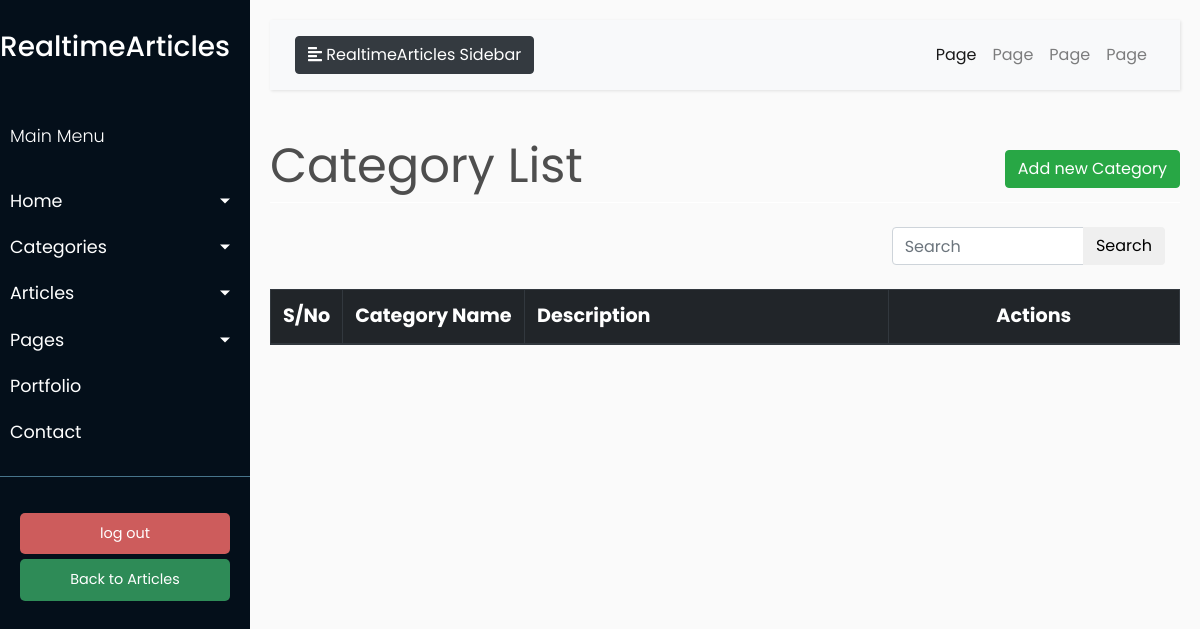
Page /category_list (signed in) on the earlier database version.
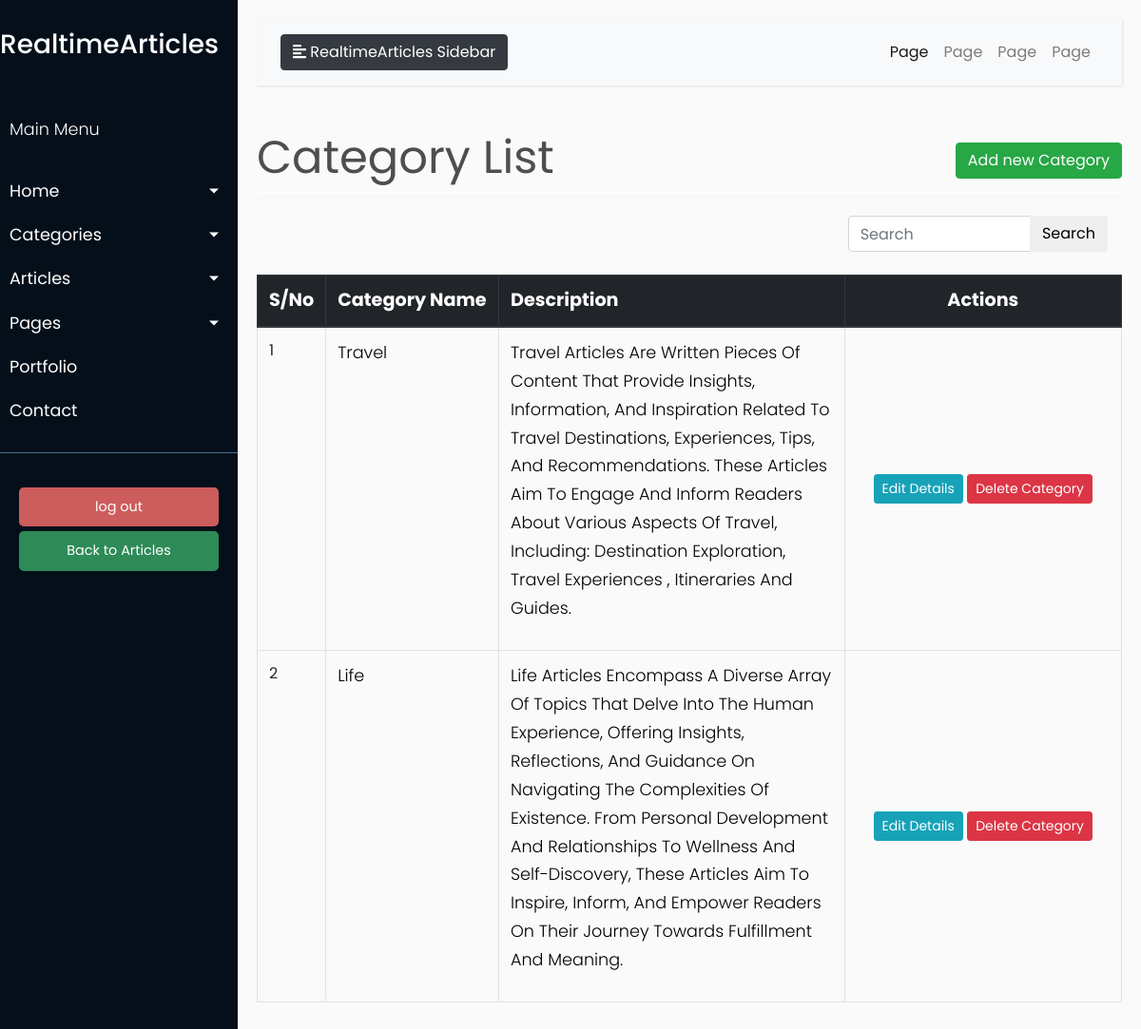
Same page on the later database version.
### models/models.py (models this page shows, shortened)
class Category(db.Model):
    __tablename__ = 'category'
    id = db.Column(db.Integer, primary_key=True)
    name = db.Column(db.String(50), unique=True, nullable=False)
    description = db.Column(db.Text)

### blueprints/article.py (the view)
@article.route('/category_list')
@login_required
def category_list():
    title = 'Category List'
    queryset = Category.query.order_by(Category.id.desc())
    return render_template('admin/category/category_list.html',
                           queryset=queryset, title=title)

### app.py (called while the page is built)
@login.user_loader
def load_user(user_id):
    return User.query.get(int(user_id))

### templates/admin/category/category_list.html (shortened to what this page needs)
{% extends "admin/base.html" %}
{% block content %}
    <div class="row" style="color: #4e4e4e; font-style: bold; font-size: 3rem; ">
        <div class="col-md-8">Category List</div>
        <div class="col-md-4">
            <div class="float-md-right">
                <a class="btn btn-success" href="{{ url_for('article.create_category') }}">Add new Category</a>
            </div>
        </div>
    </div>
    <div style="border-bottom: 1px solid white;"></div>
    <br>
    <table class="table table-css table-bordered table-hover">
        <div class="container">
            <div class="row justify-content-end">
                <div class="col-md-4">
                    <form method="get" class="search-form">
                        <div class="input-group">
                            <input type="text" class="form-control" placeholder="Search" aria-label="Search"
                                   aria-describedby="button-addon2">
                            <div class="input-group-append">
                                <button class="btn btn-pink" type="submit" id="button-addon2">Search</button>
                            </div>
                        </div>
                    </form>
                </div>
            </div>
        </div>
        <br>
        <thead class="thead-dark align-middle">
        <tr style="background-color: #343a40; font-size: 1.2rem; color: white; text-transform: capitalize; height: 40px">
           <th width="5%">S/No</th>
            <th width="20%">Category Name</th>
            <th width="40%">Description</th>
            <th style="text-align: center">Actions</th>
        </tr>
        </thead>
        {% if queryset %}
            <tbody>
            {% for category in queryset %}
                <tr>
                   <td>{{ loop.index }}</td>
                    <td>
                        <p style="text-transform: capitalize; color:black">{{ category.name }} </p>
                    </td>
                    <td>
                        <p style="text-transform: capitalize; color:black">{{ category.description }} </p>
                    </td>
                    <td class="align-middle  text-center">
                        <div class="d-inline-block align-middle">
                                            <a href="{{url_for('article.edit_category', category_id =  category.id)}}" class="btn btn-info btn-sm">Edit
                                                Details</a>
                                            <a href="{{url_for('article.delete_category', id =  category.id)}}" class="btn btn-danger btn-sm"> Delete
                                                Category </a>
                        </div>
                    </td>
                </tr>
            {% endfor %}
            </tbody>
        {% endif %}
    </table>
{% endblock content %}

### templates/admin/base.html (shortened to what this page needs)
<!DOCTYPE html>
<html lang="en">
<head>
    <link rel="stylesheet" href="https://stackpath.bootstrapcdn.com/bootstrap/4.1.0/css/bootstrap.min.css"
>
    <link rel="stylesheet" href="/static/css/admin_css/style.css">
</head>
<body>
<div class="wrapper">
    <nav id="sidebar">
        <div class="sidebar-header">
            <a href="{{ url_for('user.index') }}"><h3> RealtimeArticles </h3></a>
        </div>
        <ul class="list-unstyled components">
            <p>Main Menu</p>
            <li>
                <a href="#homeSubmenu" data-toggle="collapse" aria-expanded="false" class="dropdown-toggle">Home</a>
            </li>
            <li>
                <a href="#CategorySubmenu" data-toggle="collapse" aria-expanded="false" class="dropdown-toggle">Categories</a>
            </li>
                 <li>
                <a href="#ArticleSubmenu" data-toggle="collapse" aria-expanded="false" class="dropdown-toggle">Articles</a>
            </li>
            <li>
                <a href="#pageSubmenu" data-toggle="collapse" aria-expanded="false" class="dropdown-toggle">Pages</a>
            </li>
            <li>
                <a href="#">Portfolio</a>
            </li>
            <li>
                <a href="#">Contact</a>
            </li>
        </ul>
        <ul class="list-unstyled CTAs">
            <li>
                <a href="{{ url_for('user.logout') }}" class="download">log out</a>
            </li>
            <li>
                <a href="{{ url_for('user.index') }}" class="article">Back to Articles</a>
            </li>
        </ul>
    </nav>
    <div id="content">
        <nav class="navbar navbar-expand-lg navbar-light bg-light">
            <div class="container-fluid">
                <button type="button" id="sidebarCollapse" class="btn btn-dark">
                    <i class="fas fa-align-left"></i>
                    <span>RealtimeArticles Sidebar</span>
                </button>
                <div class="collapse navbar-collapse" id="navbarSupportedContent">
                    <ul class="nav navbar-nav ml-auto">
                        <li class="nav-item active">
                            <a class="nav-link" href="#">Page</a>
                        </li>
                        <li class="nav-item">
                            <a class="nav-link" href="#">Page</a>
                        </li>
                        <li class="nav-item">
                            <a class="nav-link" href="#">Page</a>
                        </li>
                        <li class="nav-item">
                            <a class="nav-link" href="#">Page</a>
                        </li>
                    </ul>
                </div>
            </div>
        </nav>
        {% block content %}
        {% endblock content %}
    </div>
</div>
</body>
</html>

### static/css/admin_css/style.css (style rules this page uses)
body { font-family: 'Poppins', sans-serif; background: #fafafa; }
p { font-family: 'Poppins', sans-serif; font-size: 1.1em; font-weight: 300; line-height: 1.7em; color: #999; }
a, a:hover, a:focus { color: inherit; text-decoration: none; transition: all 0.3s; }
.navbar { padding: 15px 10px; background: #fff; border: none; border-radius: 0; margin-bottom: 40px; box-shadow: 1px 1px 3px rgba(0, 0, 0, 0.1); }
.wrapper { display: flex; width: 100%; align-items: stretch; }
#sidebar { min-width: 250px; max-width: 250px; background: #040f1a; color: #fff; transition: all 0.3s; }
#sidebar .sidebar-header { padding-top: 30px; padding-bottom: 20px; background: #040f1a; }
#sidebar ul.components { padding: 20px 0; border-bottom: 1px solid #47748b; }
#sidebar ul p { color: #fff; padding: 10px; }
#sidebar ul li a { padding: 10px; font-size: 1.1em; display: block; }
a[data-toggle="collapse"] { position: relative; }
.dropdown-toggle::after { display: block; position: absolute; top: 50%; right: 20px; transform: translateY(-50%); }
ul.CTAs { padding: 20px; }
ul.CTAs a { text-align: center; font-size: 0.9em !important; display: block; border-radius: 5px; margin-bottom: 5px; }
a.download { background: indianred; color: #FFFFFF; }
a.article { background: seagreen; color: white; }
#content { width: 100%; padding: 20px; min-height: 100vh; transition: all 0.3s; }

Differences in the rows shown:
added Category: name "Travel", description "Travel Articles Are Written Pieces Of Content That Provide Insights, Information, And Inspiration Related To Travel Destinations, Experiences, Tips, And Recommendations. These Articles Aim To Engage And Inform Readers About Various Aspects Of Travel, Including: Destination Exploration, Travel Experiences , Itineraries And Guides."
added Category: name "Life", description "Life Articles Encompass A Diverse Array Of Topics That Delve Into The Human Experience, Offering Insights, Reflections, And Guidance On Navigating The Complexities Of Existence. From Personal Development And Relationships To Wellness And Self-Discovery, These Articles Aim To Inspire, Inform, And Empower Readers On Their Journey Towards Fulfillment And Meaning."
